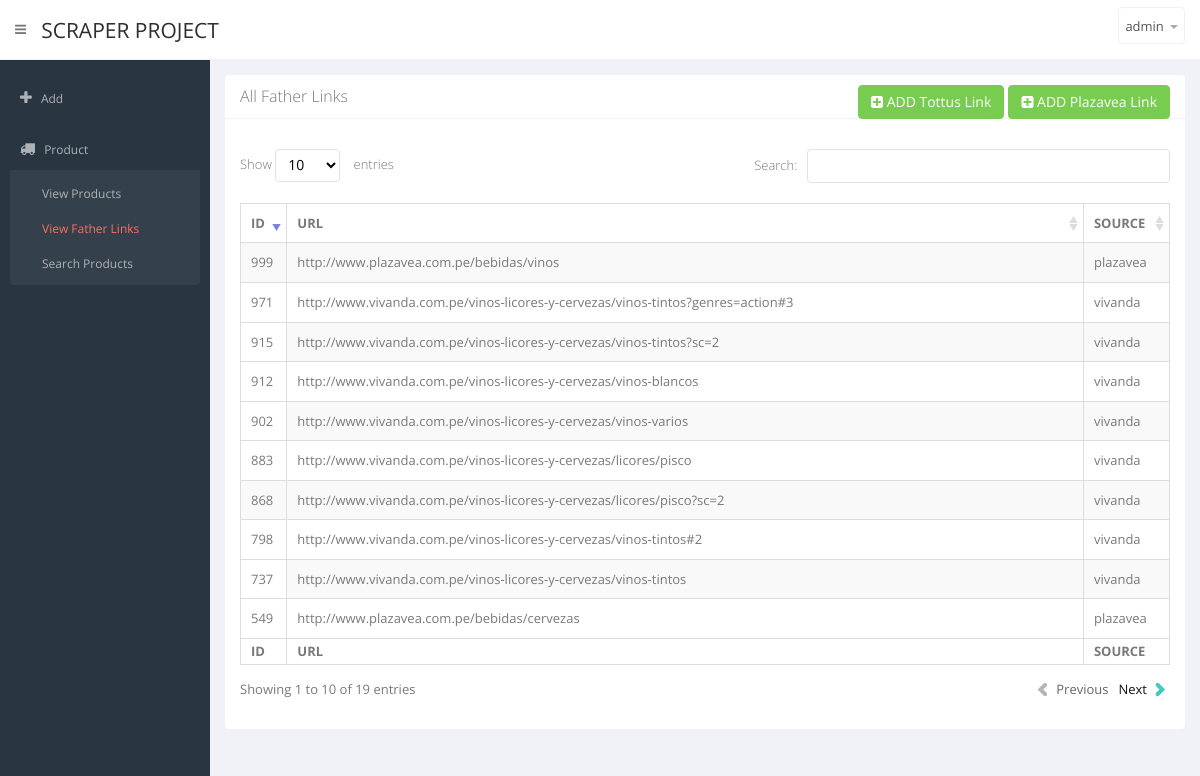
Screenshot of /view_father.php (signed in) with the database file from the repository.
### tables this page shows
CREATE TABLE IF NOT EXISTS `father_urls` (
  `id` int(11) NOT NULL,
  `url` varchar(767) NOT NULL,
  `source` enum('tottus','plazavea','wong','vivanda') NOT NULL
);

### view_father.php (the view, shortened to what this page needs)
<?php
include("includes/DatabaseConnection.php");
?>
<!DOCTYPE html>
<html lang="en">
<head>
   <?php include("header.php");?>
	<?php
	include("admin-sidebar.php");
	?>
      <section id="main-content">
          <section class="wrapper">
			   <div class="row">
                  <div class="col-lg-12">
                      <section class="panel">
                          <header class="panel-heading">
                              All Father Links
							  <div class="pull-right">
							     <a href="add_tottus_list.php" class="btn btn-primary btn-success" ><i class="fa fa-plus-square"></i> ADD Tottus Link</a>
							     <a href="add_plazavea_list.php" class="btn btn-primary btn-success" ><i class="fa fa-plus-square"></i> ADD Plazavea Link</a>
							  </div>
                          </header>
                          <div class="panel-body">
                                <div class="adv-table">
                                    <table  class="display table table-bordered table-striped" id="example">
                                      <thead>
                                      <tr>
                                          <th>ID</th>
                                          <th>URL</th>
                                          <th>SOURCE</th>
                                      </tr>
                                      </thead>
                                      <tbody>
<?php
$i=0;
$sql = "SELECT * FROM father_urls;";
$result = mysqli_query($mysqli,$sql)or die(mysqli_error($mysqli));
 while($res=mysqli_fetch_array($result))
{
 ?>
                                     <tr class="<?php if($i==0) echo "gradeX"; else if($i==1) echo "gradeC"; else echo "gradeA";?>">
                                          <td><?php echo $res["id"];?></td>
                                          <td><?php echo $res["url"];?></td>
										  <td><?php echo $res["source"];?></td>
                                      </tr>
                                      <?php
									  $i++;
									  if($i==3)
										  $i=0;
									  }
									  ?>
                                      </tbody>
                                      <tfoot>
                                    <tr>
                                          <th>ID</th>
                                          <th>URL</th>
                                          <th>SOURCE</th>
                                      </tr>
                                      </tfoot>
                          </table>
                                </div>
                          </div>
                      </section>
                  </div>
              </div>
          </section>
      </section>
  </section>
  </body>
</html>

### header.php (shortened to what this page needs)
    <link href="css/bootstrap.min.css" rel="stylesheet">
    <link href="css/bootstrap-reset.css" rel="stylesheet">
    <link href="assets/font-awesome/css/font-awesome.css" rel="stylesheet" />
	 <link href="assets/morris.js-0.4.3/morris.css" rel="stylesheet" />
	 <link href="assets/advanced-datatable/media/css/demo_page.css" rel="stylesheet" />
    <link href="assets/advanced-datatable/media/css/demo_table.css" rel="stylesheet" />
    <link href="https://maxcdn.bootstrapcdn.com/font-awesome/4.2.0/css/font-awesome.min.css" rel="stylesheet" media="screen" />
   <link href="css/jqpagination.css" rel="stylesheet">
<link rel="stylesheet" type="text/css" href="https://cdn.jsdelivr.net/bootstrap.daterangepicker/2/daterangepicker.css" />
    <link href="css/style.css" rel="stylesheet">
    <link href="css/style-responsive.css" rel="stylesheet" />
  </head>
  <body>
  <section id="container" class="">
      <header class="header white-bg">
          <div class="sidebar-toggle-box">
              <div data-original-title="Toggle Navigation" data-placement="right" class="icon-reorder tooltips"></div>
          </div>
          <a href="index.php" class="logo" >SCRAPER PROJECT</a>
		  <div class="top-nav ">
              <ul class="nav pull-right top-menu">
                  <li class="dropdown">
                      <a data-toggle="dropdown" class="dropdown-toggle" href="#">
                          <span class="username"><?php echo $_SESSION["user_name"];?></span>
                          <b class="caret"></b>
                      </a>
                  </li>
              </ul>
          </div>
      </header>

### admin-sidebar.php (shortened to what this page needs)
<?php
$cur_page=basename($_SERVER['PHP_SELF']);
?>
<aside>
         <div id="sidebar"  class="nav-collapse ">
             <ul class="sidebar-menu">
			  <?php
			  if($_SESSION["user_type"]=='admin')
			  {
			  ?>
			  <li class="sub-menu <?php if($cur_page=="add_tottus.php" || $cur_page=="add_plazavea.php" || $cur_page=="add_wong.php" || $cur_page=="add_vivanda.php" || $cur_page=="add_plazavea_list.php" || $cur_page=="add_tottus_list.php" || $cur_page=="add_wong_list.php" || $cur_page=="add_vivanda_list.php") echo "active";?>">
                     <a href="javascript:;" class="">
                         <i class="icon-plus"></i>
                         <span>Add</span>
                     </a>
                 </li>
			  <li class="sub-menu <?php if($cur_page=="View_Products.php" || $cur_page=="view_father.php" || $cur_page=="search_products.php" ) echo "active";?>">
                     <a href="javascript:;" class="">
                         <i class="icon-truck"></i>
                         <span>Product</span>
                     </a>
                     <ul class="sub">
                         <li <?php if($cur_page=="View_Products.php") echo "class='active'";?>><a class="" href="View_Products.php">View Products</a></li>
                         <li <?php if($cur_page=="view_father.php") echo "class='active'";?>><a class="" href="view_father.php">View Father Links</a></li>
					  <li <?php if($cur_page=="search_products.php") echo "class='active'";?>><a class="" href="search_products.php">Search Products</a></li>
                       </ul>
                 </li>
			  <?php
			  }  ?>
               </ul>
         </div>
</aside>

### assets/advanced-datatable/media/css/demo_table.css (style rules this page uses)
table.display { margin: 0 auto; clear: both; width: 100%; }
table.display thead th { padding: 3px 18px 3px 10px; border-bottom: 1px solid black; font-weight: bold; cursor: pointer; * cursor: hand; }
table.display tfoot th { padding: 3px 18px 3px 10px; border-top: 1px solid black; font-weight: bold; }
table.display td { padding: 3px 10px; }
.sorting_desc { background: url('../images/sort_desc.png') no-repeat center right; }
.sorting { background: url('../images/sort_both.png') no-repeat center right; }
table.display tr.odd.gradeA { background-color: #ddffdd; }
table.display tr.even.gradeA { background-color: #eeffee; }
table.display tr.odd.gradeC { background-color: #ddddff; }
table.display tr.even.gradeC { background-color: #eeeeff; }
table.display tr.odd.gradeX { background-color: #ffdddd; }
table.display tr.even.gradeX { background-color: #ffeeee; }
tr.odd { background-color: #E2E4FF; }
tr.even { background-color: white; }
tr.odd td.sorting_1 { background-color: #D3D6FF; }
tr.even td.sorting_1 { background-color: #EAEBFF; }
tr.odd.gradeA td.sorting_1 { background-color: #c4ffc4; }
tr.even.gradeA td.sorting_1 { background-color: #d5ffd5; }
tr.odd.gradeC td.sorting_1 { background-color: #c4c4ff; }
tr.even.gradeC td.sorting_1 { background-color: #d5d5ff; }
tr.odd.gradeX td.sorting_1 { background-color: #ffc4c4; }
tr.even.gradeX td.sorting_1 { background-color: #ffd5d5; }
table.display tr.gradeA { background-color: #eeffee; }
table.display tr.gradeC { background-color: #ddddff; }
table.display tr.gradeX { background-color: #ffdddd; }

### rows the page displays
father_urls: id "549", url "http://www.plazavea.com.pe/bebidas/cervezas", source "plazavea"
father_urls: id "737", url "http://www.vivanda.com.pe/vinos-licores-y-cervezas/vinos-tintos", source "vivanda"
father_urls: id "798", url "http://www.vivanda.com.pe/vinos-licores-y-cervezas/vinos-tintos#2", source "vivanda"
father_urls: id "868", url "http://www.vivanda.com.pe/vinos-licores-y-cervezas/licores/pisco?sc=2", source "vivanda"
father_urls: id "883", url "http://www.vivanda.com.pe/vinos-licores-y-cervezas/licores/pisco", source "vivanda"
father_urls: id "902", url "http://www.vivanda.com.pe/vinos-licores-y-cervezas/vinos-varios", source "vivanda"
father_urls: id "912", url "http://www.vivanda.com.pe/vinos-licores-y-cervezas/vinos-blancos", source "vivanda"
father_urls: id "915", url "http://www.vivanda.com.pe/vinos-licores-y-cervezas/vinos-tintos?sc=2", source "vivanda"
father_urls: id "971", url "http://www.vivanda.com.pe/vinos-licores-y-cervezas/vinos-tintos?genres=action#3", source "vivanda"
father_urls: id "999", url "http://www.plazavea.com.pe/bebidas/vinos", source "plazavea"

### other values shown
$_SESSION["user_name"] "admin"
